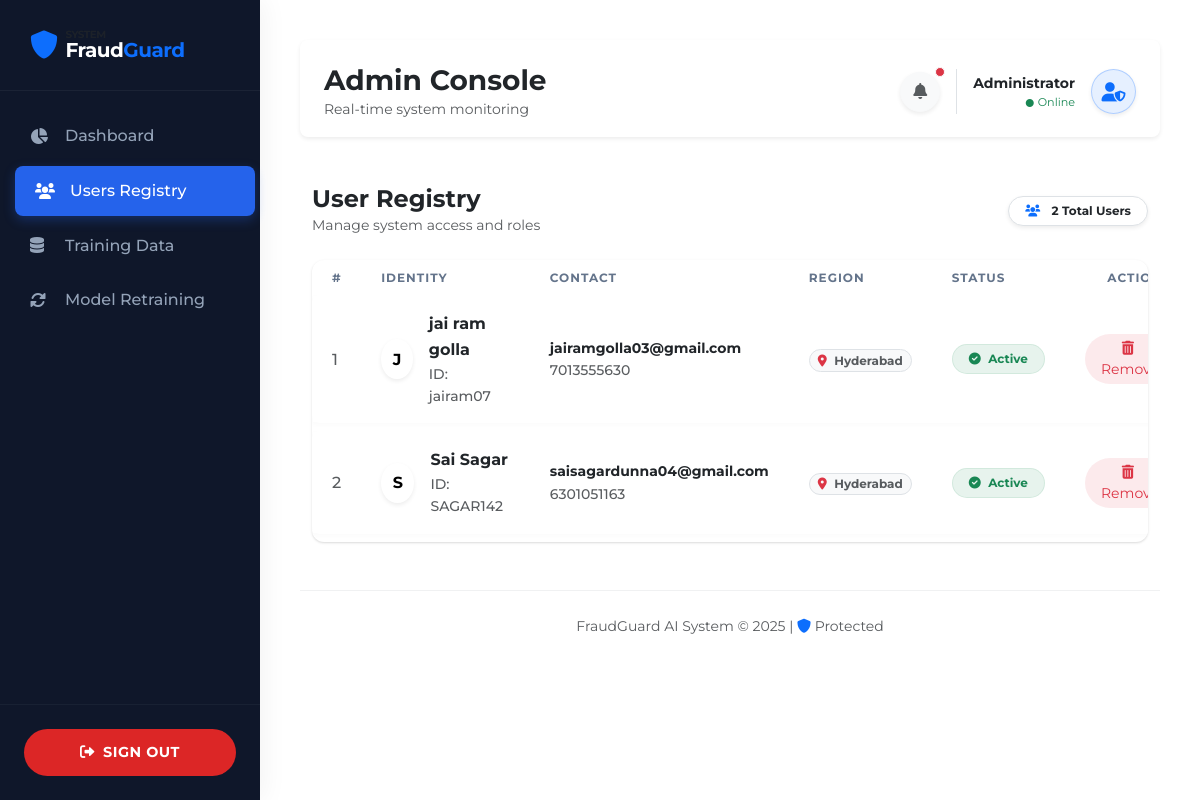
The page /userDetails on the database its author committed.
### users/models.py (models this page shows, shortened)
class UserRegistrationModel(models.Model):
    name = models.CharField(max_length=100)
    loginid = models.CharField(unique=True, max_length=100)
    password = models.CharField(max_length=100)
    mobile = models.CharField(unique=True, max_length=10)  # Adjusted max_length to 10 for mobile numbers
    email = models.EmailField(unique=True, max_length=100)  # Use EmailField for better validation
    locality = models.CharField(max_length=100)
    address = models.TextField(max_length=1000)  # Use TextField for longer addresses
    city = models.CharField(max_length=100)
    state = models.CharField(max_length=100)
    status = models.CharField(max_length=100, default='waiting')
    class Meta:
        db_table = 'user_registrations'

### admins/views.py (the view)
# urls.py: path('userDetails', admins.RegisterUsersView, name='RegisterUsersView'),
def RegisterUsersView(request):
    data = UserRegistrationModel.objects.all()
    return render(request, 'admins/viewregisterusers.html', context={'data': data})

### templates/admins/viewregisterusers.html (shortened to what this page needs)
{% extends 'admins/adminbase.html' %}
{% load static %}
{% block contents %}
<div class="container-fluid fade-in">
    <div class="d-flex justify-content-between align-items-center mb-4">
        <div>
            <h4 class="text-dark fw-bold m-0">User Registry</h4>
            <p class="text-muted small m-0">Manage system access and roles</p>
        </div>
        <span class="badge bg-white text-dark shadow-sm border px-3 py-2 rounded-pill">
            <i class="fas fa-users me-2 text-primary"></i> {{data|length}} Total Users
        </span>
    </div>
    <div class="glass-panel p-0 overflow-hidden shadow-sm">
        <div class="table-responsive">
            <table class="table-pro">
                <thead>
                    <tr>
                        <th width="5%">#</th>
                        <th width="25%">Identity</th>
                        <th width="25%">Contact</th>
                        <th width="15%">Region</th>
                        <th width="10%">Status</th>
                        <th width="20%" class="text-end pe-4">Actions</th>
                    </tr>
                </thead>
                <tbody>
                    {% for i in data %}
                    <tr>
                        <td class="text-muted ps-4">{{forloop.counter}}</td>
                        <td>
                            <div class="d-flex align-items-center">
                                <div class="bg-gradient rounded-circle d-flex align-items-center justify-content-center me-3 text-white shadow-sm"
                                    style="width: 40px; height: 40px; background: linear-gradient(135deg, #6366f1, #8b5cf6); font-weight: bold;">
                                    {{i.name|slice:":1"|upper}}
                                </div>
                                <div>
                                    <div class="text-dark fw-bold">{{i.name}}</div>
                                    <div class="small text-muted">ID: {{i.loginid}}</div>
                                </div>
                            </div>
                        </td>
                        <td>
                            <div class="text-dark small fw-bold">{{i.email}}</div>
                            <div class="small text-muted">{{i.mobile}}</div>
                        </td>
                        <td>
                            <span class="badge bg-light text-muted border rounded-pill px-2">
                                <i class="fas fa-map-marker-alt me-1 text-danger"></i> {{i.locality}}
                            </span>
                        </td>
                        <td>
                            {% if i.status == 'waiting' %}
                            <span
                                class="badge bg-warning bg-opacity-10 text-warning border border-warning border-opacity-10 rounded-pill px-3 py-2">
                                <i class="fas fa-clock me-1"></i> Pending
                            </span>
                            {% else %}
                            <span
                                class="badge bg-success bg-opacity-10 text-success border border-success border-opacity-10 rounded-pill px-3 py-2">
                                <i class="fas fa-check-circle me-1"></i> Active
                            </span>
                            {% endif %}
                        </td>
                        <td class="text-end pe-4">
                            {% if i.status == 'waiting' %}
                            <a href="{% url 'activate_users' %}?uid={{ i.id }}"
                                class="btn btn-sm btn-primary rounded-pill px-3 shadow-sm hover-lift">
                                Approved
                            </a>
                            {% else %}
                            <div class="dropdown d-inline-block">
                                <a href="{% url 'delete_users' %}?uid={{ i.id }}"
                                    class="btn btn-sm btn-outline-danger rounded-pill px-3 hover-lift border-0 bg-danger bg-opacity-10">
                                    <i class="fas fa-trash-alt me-1"></i> Remove
                                </a>
                            </div>
                            {% endif %}
                        </td>
                    </tr>
                    {% endfor %}
                </tbody>
            </table>
        </div>
    </div>
</div>
{% endblock %}

### templates/admins/adminbase.html (shortened to what this page needs)
{% load static %}
<!DOCTYPE html>
<html lang="en">
<head>
    <link href="https://cdn.jsdelivr.net/npm/bootstrap@5.3.0/dist/css/bootstrap.min.css" rel="stylesheet">
    <link rel="stylesheet" href="https://cdnjs.cloudflare.com/ajax/libs/font-awesome/6.0.0-beta3/css/all.min.css">
    <link rel="stylesheet" href="{% static 'css/style.css' %}">
</head>
<body class="video-enabled">
    <div class="video-bg-container">
    </div>
    <div class="sidebar-modern">
        <div class="sidebar-brand">
            <div class="d-flex align-items-center">
                <i class="fas fa-shield-alt text-primary fs-3 me-2"></i>
                <div class="lh-1">
                    <div class="ls-1 text-uppercase small text-muted fw-bold" style="font-size: 0.65rem;">System</div>
                    <div class="fs-5 fw-bold text-dark">Fraud<span class="text-primary">Guard</span></div>
                </div>
            </div>
        </div>
        <ul class="sidebar-menu">
            <li class="sidebar-item">
                <a href="{% url 'adminhome' %}" class="{% if request.path == '/adminhome/' %}active{% endif %}">
                    <i class="fas fa-chart-pie"></i> Dashboard
                </a>
            </li>
            <li class="sidebar-item">
                <a href="{% url 'RegisterUsersView' %}" class="{% if 'userDetails' in request.path %}active{% endif %}">
                    <i class="fas fa-users"></i> Users Registry
                </a>
            </li>
            <li class="sidebar-item">
                <a href="{% url 'ViewDataset' %}" class="{% if 'ViewDataset' in request.path %}active{% endif %}">
                    <i class="fas fa-database"></i> Training Data
                </a>
            </li>
            <li class="sidebar-item">
                <a href="{% url 'training' %}" class="{% if 'training' in request.path %}active{% endif %}">
                    <i class="fas fa-sync-alt"></i> Model Retraining
                </a>
            </li>
        </ul>
        <div class="mt-auto p-4 border-top border-secondary border-opacity-10">
            <a href="{% url 'index' %}" class="btn-modern btn-danger w-100 justify-content-center shadow-none"
                style="background: var(--danger); border: none; color: white !important;">
                <i class="fas fa-sign-out-alt me-2"></i> Sign Out
            </a>
        </div>
    </div>
    <div class="main-content">
        <div
            class="d-flex justify-content-between align-items-center mb-5 pb-3 border-bottom border-light border-opacity-10 bg-white shadow-sm p-4 rounded-3">
            <div>
                <h3 class="text-dark fw-bold m-0">Admin Console</h3>
                <p class="text-muted small m-0">Real-time system monitoring</p>
            </div>
            <div class="d-flex align-items-center gap-3">
                <div class="position-relative">
                    <button class="btn btn-light rounded-circle shadow-sm text-muted hover-lift"
                        style="width: 40px; height: 40px;">
                        <i class="fas fa-bell"></i>
                    </button>
                    <span
                        class="position-absolute top-0 start-100 translate-middle p-1 bg-danger border border-light rounded-circle">
                    </span>
                </div>
                <div class="ps-3 border-start">
                    <div class="d-flex align-items-center">
                        <div class="text-end me-3 d-none d-md-block">
                            <div class="text-dark fw-bold small">Administrator</div>
                            <div class="text-success small" style="font-size: 0.7rem;">
                                <i class="fas fa-circle me-1" style="font-size: 8px;"></i>Online
                            </div>
                        </div>
                        <div class="bg-primary bg-opacity-10 rounded-circle d-flex align-items-center justify-content-center text-primary border border-primary border-opacity-25 shadow-sm hover-lift"
                            style="width: 45px; height: 45px; font-size: 1.2rem;">
                            <i class="fas fa-user-shield"></i>
                        </div>
                    </div>
                </div>
            </div>
        </div>
        <div class="fade-in">
            {% block contents %}
            {% endblock %}
        </div>
        <footer class="mt-5 pt-4 border-top border-secondary border-opacity-10 text-center text-muted small">
            FraudGuard AI System &copy; 2025 | <i class="fas fa-shield-alt text-primary"></i> Protected
        </footer>
    </div>
</body>
</html>

### rows shown on the page
UserRegistrationModel: name "J", name "jai ram golla", loginid "jairam07", email "jairamgolla03@gmail.com", mobile "7013555630", locality "Hyderabad", status "Active"
UserRegistrationModel: name "S", name "Sai Sagar", loginid "SAGAR142", email "saisagardunna04@gmail.com", mobile "6301051163", locality "Hyderabad", status "Active"

### other values the page prints
{{ data|length }} "2"
